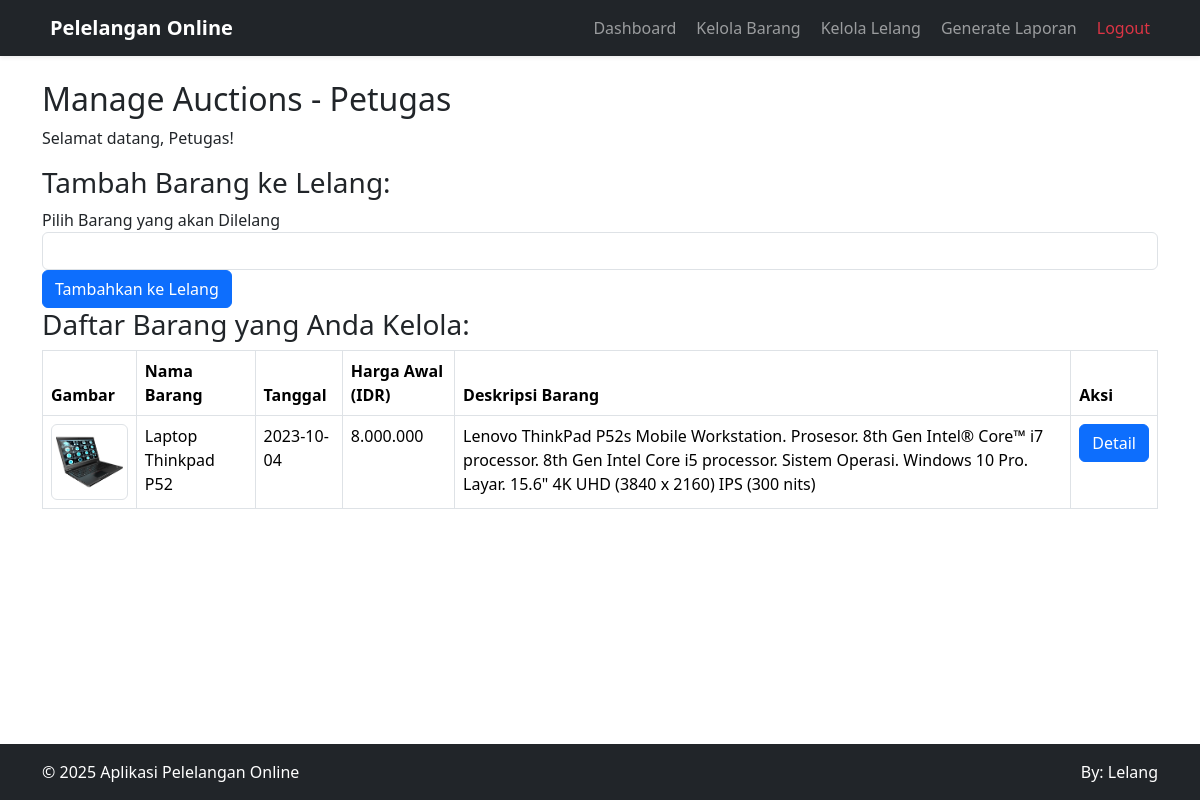
The page /pages/petugas/manage_auctions.php (signed in) on the database its author committed.
### tables this page shows
CREATE TABLE `tb_barang` (
  `id_barang` int NOT NULL,
  `gambar` varchar(255) NOT NULL,
  `nama_barang` varchar(25) NOT NULL,
  `tgl` date NOT NULL,
  `harga_awal` int NOT NULL,
  `deskripsi_barang` text NOT NULL
);

### pages/petugas/manage_auctions.php (the view, shortened to what this page needs)
<?php
require_once '../../config/database.php';
$sql = "SELECT b.id_barang, b.gambar, b.nama_barang, b.tgl, b.harga_awal, b.deskripsi_barang
FROM tb_barang b
INNER JOIN tb_lelang l ON b.id_barang = l.id_barang
ORDER BY b.tgl ASC";
$barang_lelang = [];
if ($result = $mysqli->query($sql)) {
  while ($row = $result->fetch_assoc()) {
    $barang_lelang[] = $row;
  }
}
?>
<!DOCTYPE html>
<html lang="en" class="h-100">
<head>
  <link rel="stylesheet" href="../../assets/css/bootstrap.min.css">
  <link rel="stylesheet" href="../../assets/css/style.css">
</head>
<body class="d-flex flex-column h-100">
  <?php include '../../includes/navbar.php'; ?>
  <div class="container mt-4">
    <h2>Manage Auctions - Petugas</h2>
    <p>Selamat datang, Petugas!</p>
    <h3>Tambah Barang ke Lelang:</h3>
    <form action="<?php echo htmlspecialchars($_SERVER['PHP_SELF']); ?>" method="post">
      <div class="form-group">
        <label>Pilih Barang yang akan Dilelang</label>
        <select name="lelang_barang" class="form-control">
        </select>
      </div>
      <button type="submit" class="btn btn-primary">Tambahkan ke Lelang</button>
    </form>
    <h3>Daftar Barang yang Anda Kelola:</h3>
    <table class="table table-bordered">
      <thead>
        <tr>
          <th>Gambar</th>
          <th>Nama Barang</th>
          <th>Tanggal</th>
          <th>Harga Awal (IDR)</th>
          <th>Deskripsi Barang</th>
          <th>Aksi</th>
        </tr>
      </thead>
      <tbody>
        <?php foreach ($barang_lelang as $barang) : ?>
          <tr>
            <td><img src="../../uploads/<?php echo $barang['gambar']; ?>" alt="<?php echo $barang['nama_barang']; ?>" class="img-thumbnail" width="100"></td>
            <td><?php echo $barang['nama_barang']; ?></td>
            <td><?php echo $barang['tgl']; ?></td>
            <td><?php echo number_format($barang['harga_awal'], 0, ",", "."); ?></td>
            <td><?php echo $barang['deskripsi_barang']; ?></td>
            <td><a href="detail_auction.php?id_barang=<?php echo $barang['id_barang']; ?>" class='btn btn-primary'>Detail</a></td>
          </tr>
        <?php endforeach; ?>
      </tbody>
    </table>
  </div>
  <?php include '../../includes/footer.php'; ?>
</body>
</html>

### rows shown on the page
tb_barang: gambar (picture), nama_barang "Laptop Thinkpad P52", tgl "2023-10-04", harga_awal "8.000.000", deskripsi_barang "Lenovo ThinkPad P52s Mobile Workstation. Prosesor. 8th Gen Intel® Core™ i7 processor. 8th Gen Intel Core i5 processor. Sistem Operasi. Windows 10 Pro. Layar. 15.6\" 4K UHD (3840 x 2160) IPS (300 nits)"
